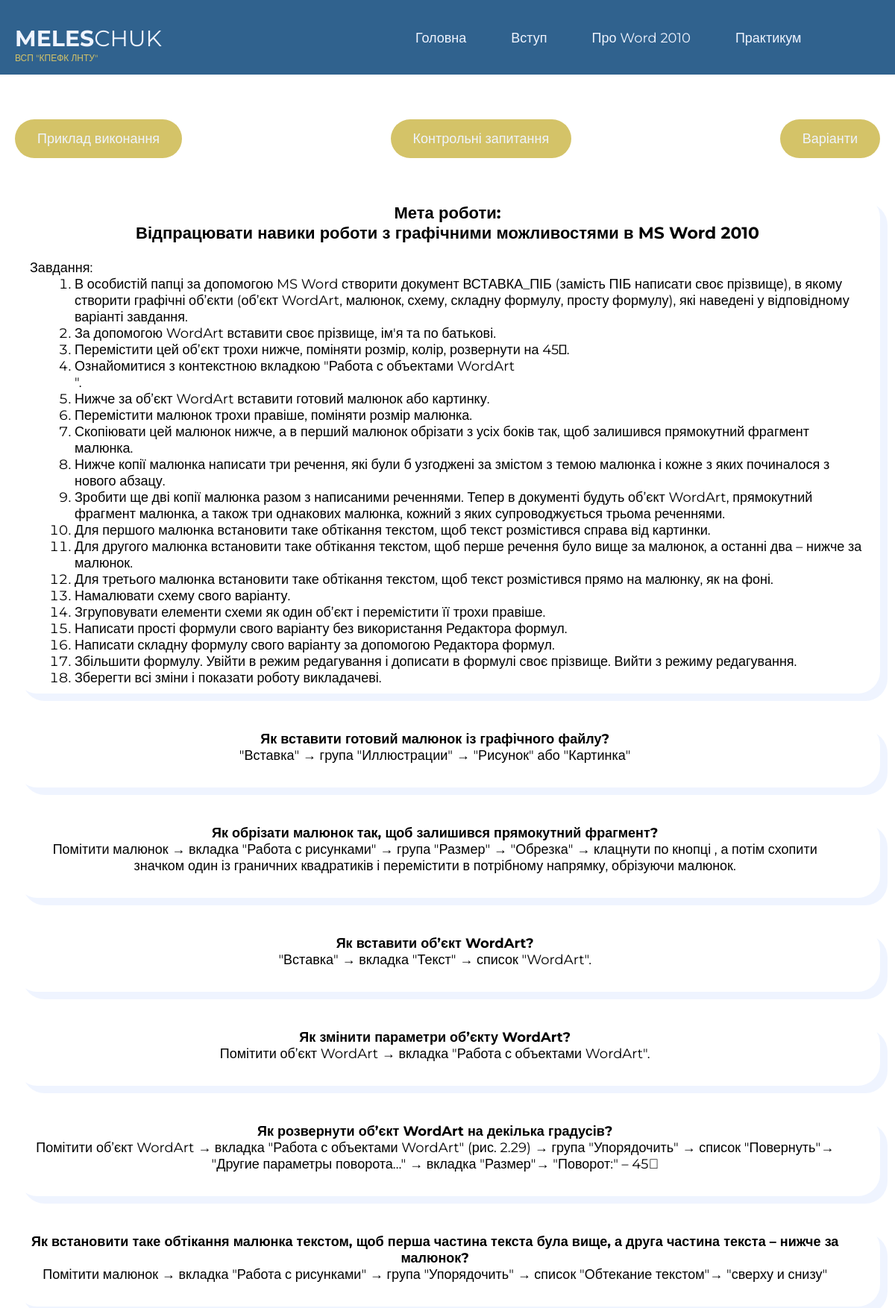
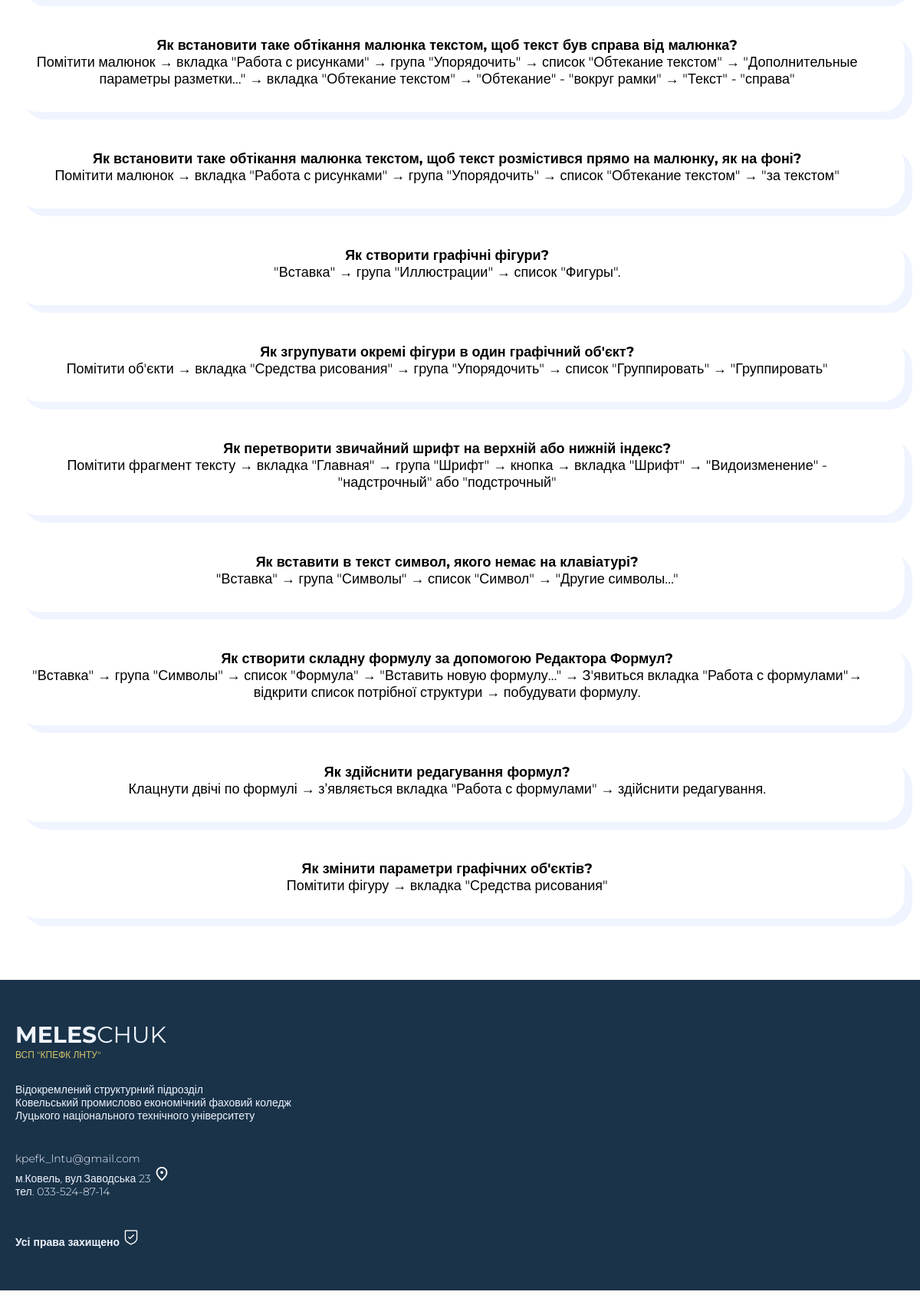
Screenshot of /word/practice/3 (signed in) with the database file from the repository (2 pictures, top to bottom).
### word/models.py (models this page shows, shortened)
class Practice(models.Model):
    practice_name = models.CharField(max_length= 100, db_index=True, verbose_name="Назва практичної 'Практична робота №'")
    title_practice = models.CharField(max_length = 255, verbose_name="Мета роботи")
    task = models.TextField(verbose_name="Завдання")
    control_questions = models.TextField(verbose_name= "контрольні запитання")
    def get_content_url(self):
        return reverse('practice', kwargs={'main_cont_id': self.pk})
    class Meta:
        verbose_name = "Практична роботу"
        verbose_name_plural = "Практичні роботи"

class Main_content(models.Model):
    title_name = models.TextField(verbose_name="<b>Запитання</b><br>Інструкція для вирішення питання")
    photo_word_cont = models.ImageField(verbose_name="Пояснююче зображення", blank= True)
    main_cont = models.ForeignKey('Practice', on_delete=models.PROTECT, verbose_name="Звязок з таблицею")
    class Meta:
        verbose_name = "Вміст Практичної роботи"
        verbose_name_plural = "Вміст Практичних робіт"

### word/views.py (the view)
# urls.py: path('word/practice/<int:main_cont_id>', views.show_practice, name = "practice"),
@login_required
def show_practice(request, main_cont_id):
    update()
    practice_per_id = Practice.objects.filter(id = main_cont_id)
    cont_all_page = Main_content.objects.filter(main_cont_id = main_cont_id)
    for slug_ in slug_from_photo:
        slug_img = slug_[0]
        slug_img = slug_img.rsplit("-")
        if slug_img[1] == str(main_cont_id):
            list_links_variants.append(["-".join(items for items in slug_img), slug_[1]])
    with open("list_links_variants.pickle", "wb") as f:
        pickle.dump(list_links_variants, f)
    link_slug = [slug[0] for slug in list_links_variants]
    random_variant = random.choice(link_slug) if link_slug else f"practice/{main_cont_id}"
    context = {
        'practice_per_id': practice_per_id,
        'cont_all_page': cont_all_page,
        'random_variant': random_variant,
        'main_cont_id': main_cont_id,
        }
    return render (request, 'word/practice/pract1.html', context)

### main/Main_context_processor.py (called while the page is built)
def Main_News_objects_(request):
    news = News.objects.all()
    return {'news': news,}

### word/views.py (called while the page is built)
def update():
    global slug_from_photo, list_links_variants
    slug_from_photo = Photo_variant.objects.values_list("slug_img", "img_connect_field__variant_name")
    list_links_variants = []

### word/word_context_processor.py (called while the page is built)
def Practice_objects_(request):
    practs = Practice.objects.all()
    return {'practs': practs,}

### word/templates/word/practice/pract1.html (shortened to what this page needs)
{% extends 'word/index_word.html' %}
{% load static %}
{% block content_same_files %}
<div class="container">
    <div class="grid_buttons">
        <div class="grid_but"><a href=""> Приклад виконання</a></div>
        <div class="grid_but" id="control_quest" value="{{main_cont_id}}"><a href="{% url 'word_questions' %}"
                                                                            hx-get="{% url 'word_questions' %}"
                                                                            hx-target="#content_data_block"
                                                                            hx-push-url="true">Контрольні запитання</a></div>
        <div class="grid_but"><a href="{% url 'word' %}/{{random_variant}}#UNIC_IMG">Варіанти</a></div>
    </div>
    <div class="block">
        <div class="intro_content">
            {% for prac_info in practice_per_id %}
                <div class="title"><b>Мета роботи:<br>{{prac_info.title_practice}}</b></div><br>
                Завдання:
                {% autoescape off %}
                <ol>
                    <div class="task_test">{{prac_info.task}}</div>
                </ol>
                {% endautoescape %}
            {% endfor %}
        </div>
    </div>
    {% for explain_information in cont_all_page %}
    {% autoescape off %}
    <div class="block">
        <div class="intro_content">
            <div class="explain_text_word_practice">{{explain_information.title_name}}</div><br>
        </div>
    </div>
    {% endautoescape %}
    {% endfor%}
</div>
{% endblock %}

### word/static/word/css/multy.css (style rules this page uses)
body { width: 100%; font-family: 'Montserrat', sans-serif; font-size: 18px; background: #ffffff; color: #EFF4FF; margin: 0; font-weight: 400; overflow-x: hidden; }
a { text-decoration: none; color: #EFF4FF; }
*, *:before, *:after { margin: 0; padding: 0; font-weight: 400; }
b { font-weight: 700; }
.container { width: 1160px; margin: 0 auto; }
.block { width: 100%; filter: drop-shadow(10px 10px); background: #ffffff; border-radius: 30px; margin: 0 auto; margin-top: 40px; }
.intro_content { width: 1120px; margin: 0 auto; padding-top: 10px; color: #000; padding-bottom: 10px; }
.title > b { font-size: 22px; }
.title { text-align: center; font-size: 18px; }
.task_test { width: 1060px; margin: 0 auto; line-height: 22px; }
.grid_buttons { width: 100%; margin-top: 60px; margin-bottom: 20px; justify-content: space-between; display: flex; }
.grid_but { text-align: center; background: #D4C368; border-radius: 30px; margin-bottom: 10px; padding: 15px 30px; }
.intro_content > ol { padding-left: 60px; }
.explain_text_word_practice { position: relative; text-align: center; width: 97%; }

### rows the page displays
Practice: title_practice "Відпрацювати навики роботи з графічними можливостями в MS Word 2010", task "В особистій папці за допомогою MS Word створити документ ВСТАВКА_ПІБ (замість ПІБ написати своє прізвище), в якому створити графічні об’єкти (об’єкт WordArt, малюнок, схему, складну формулу, просту формулу), які наведені у відповідному варіанті завдання. За допомогою WordArt вставити своє прізвище, ім'я та по батькові. Перемістити цей об’єкт трохи нижче, поміняти розмір, колір, розвернути на 45. Ознайомитися з контекстною вкладкою \"Работа с объектами WordArt \". Нижче за об’єкт WordArt вставити готовий малюнок або картинку. Перемістити малюнок трохи правіше, поміняти розмір малюнка. Скопіювати цей малюнок нижче, а в перший малюнок обрізати з усіх боків так, щоб залишився прямокутний…"
Main_content: title_name "Як вставити готовий малюнок із графічного файлу? \"Вставка\" → група \"Иллюстрации\" → \"Рисунок\" або \"Картинка\""
Main_content: title_name "Як обрізати малюнок так, щоб залишився прямокутний фрагмент? Помітити малюнок → вкладка \"Работа с рисунками\" → група \"Размер\" → \"Обрезка\" → клацнути по кнопці , а потім схопити значком один із граничних квадратиків і перемістити в потрібному напрямку, обрізуючи малюнок."
Main_content: title_name "Як вставити об’єкт WordArt? \"Вставка\" → вкладка \"Текст\" → список \"WordArt\"."
Main_content: title_name "Як змінити параметри об’єкту WordArt? Помітити об’єкт WordArt → вкладка \"Работа с объектами WordArt\"."
Main_content: title_name "Як розвернути об’єкт WordArt на декілька градусів? Помітити об’єкт WordArt → вкладка \"Работа с объектами WordArt\" (рис. 2.29) → група \"Упорядочить\" → список \"Повернуть\"→ \"Другие параметры поворота…\" → вкладка \"Размер\"→ \"Поворот:\" – 45"
Main_content: title_name "Як встановити таке обтікання малюнка текстом, щоб перша частина текста була вище, а друга частина текста – нижче за малюнок? Помітити малюнок → вкладка \"Работа с рисунками\" → група \"Упорядочить\" → список \"Обтекание текстом\"→ \"сверху и снизу\""
Main_content: title_name "Як встановити таке обтікання малюнка текстом, щоб текст був справа від малюнка? Помітити малюнок → вкладка \"Работа с рисунками\" → група \"Упорядочить\" → список \"Обтекание текстом\" → \"Дополнительные параметры разметки…\" → вкладка \"Обтекание текстом\" → \"Обтекание\" - \"вокруг рамки\" → \"Текст\" - \"справа\""
Main_content: title_name "Як встановити таке обтікання малюнка текстом, щоб текст розмістився прямо на малюнку, як на фоні? Помітити малюнок → вкладка \"Работа с рисунками\" → група \"Упорядочить\" → список \"Обтекание текстом\" → \"за текстом\""
Main_content: title_name "Як створити графічні фігури? \"Вставка\" → група \"Иллюстрации\" → список \"Фигуры\"."
Main_content: title_name "Як згрупувати окремі фігури в один графічний об'єкт? Помітити об'єкти → вкладка \"Средства рисования\" → група \"Упорядочить\" → список \"Группировать\" → \"Группировать\""
Main_content: title_name "Як перетворити звичайний шрифт на верхній або нижній індекс? Помітити фрагмент тексту → вкладка \"Главная\" → група \"Шрифт\" → кнопка → вкладка \"Шрифт\" → \"Видоизменение\" - \"надстрочный\" або \"подстрочный\""
Main_content: title_name "Як вставити в текст символ, якого немає на клавіатурі? \"Вставка\" → група \"Символы\" → список \"Символ\" → \"Другие символы…\""
Main_content: title_name "Як створити складну формулу за допомогою Редактора Формул? \"Вставка\" → група \"Символы\" → список \"Формула\" → \"Вставить новую формулу…\" → З'явиться вкладка \"Работа с формулами\"→ відкрити список потрібної структури → побудувати формулу."
Main_content: title_name "Як здійснити редагування формул? Клацнути двічі по формулі → з’являється вкладка \"Работа с формулами\" → здійснити редагування."
Main_content: title_name "Як змінити параметри графічних об'єктів? Помітити фігуру → вкладка \"Средства рисования\""
